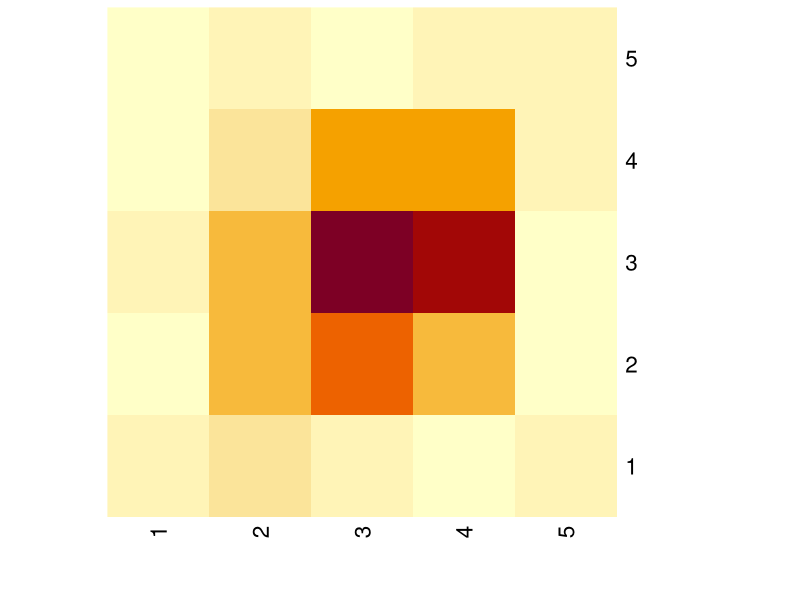
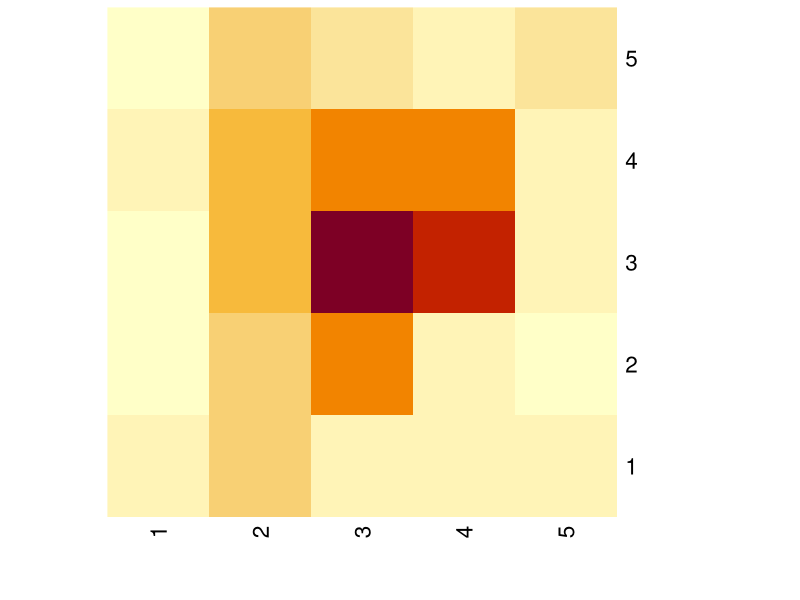
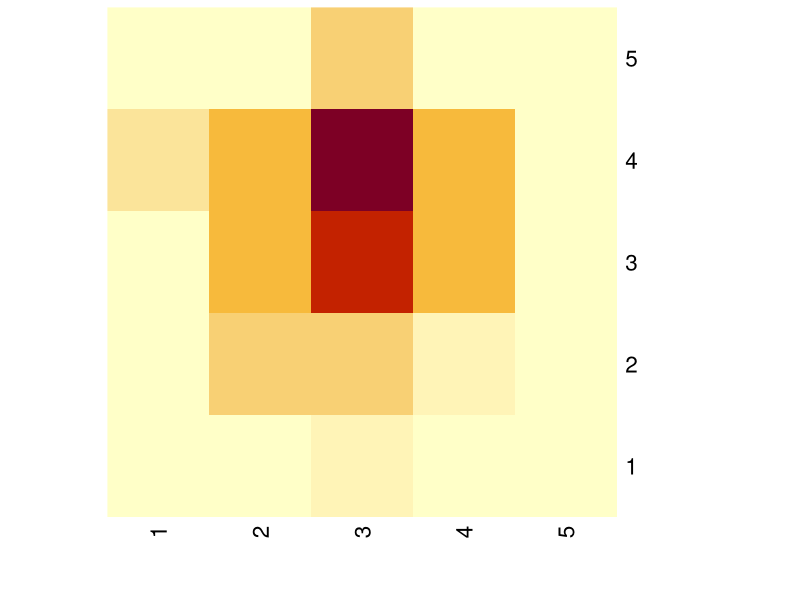
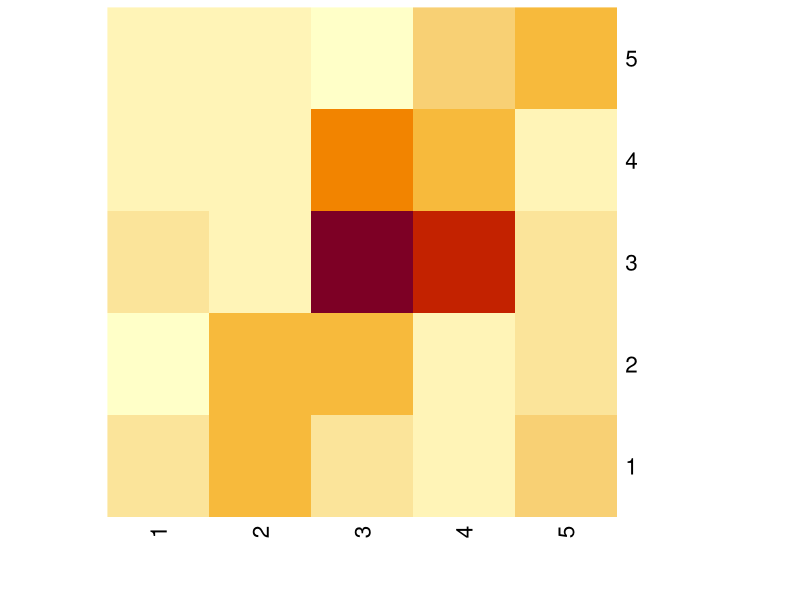

Here is the R script that generated these plots, in order: (Note: this script raises an error after producing the figures.)
library(dplyr)
library(openxlsx)
library(gplots)
library(ggplot2)
#library(heatmaply)

answerstable <- read.csv(file = 'myapp/data/RQ1_corrected_scaled.csv', header=TRUE) #importiere das answers file
dfall <- answerstable %>% filter(QUES2SURV_METHOD == "classic" & ANS2SURV_ANSWERED == 1)# & QUES_ID == "319")
scenarios <- as.data.frame(table(dfall$QUES_ID))
numberscenarios  <- nrow(scenarios)
for (anz in 1:numberscenarios) {
  actualscenario =as.vector(scenarios[anz,1])
  print (actualscenario)
  

df <- answerstable %>% filter(QUES2SURV_METHOD == "classic" & ANS2SURV_ANSWERED == 1 & QUES_ID == actualscenario)

numberofanswers <- nrow(df)
#print (paste0( "Anzahl der User: ",numberofanswers))


getgrid <- function(Gridnumber,x1,x2,y1,y2) { 
  
  if (Gridnumber == "Grid11")
  {
    rectxlow <- 0
    rectxhigh <- 79
    rectylow <- 0
    rectyhigh <- 79
  }
  else if (Gridnumber == "Grid12")
  {
    rectxlow <- 78
    rectxhigh <- 159
    rectylow <- 0
    rectyhigh <- 79
  }
  else if (Gridnumber == "Grid13")
  {
    rectxlow <- 158
    rectxhigh <- 239
    rectylow <- 0
    rectyhigh <- 79
  }
  else if (Gridnumber == "Grid14")
  {
    rectxlow <- 238
    rectxhigh <- 319
    rectylow <- 0
    rectyhigh <- 79
  }
  else if (Gridnumber == "Grid15")
  {
    rectxlow <- 318
    rectxhigh <- 400
    rectylow <- 0
    rectyhigh <- 79
  }
  else if (Gridnumber == "Grid21")
  {
    rectxlow <- 0
    rectxhigh <- 79
    rectylow <- 78
    rectyhigh <- 159
  }
  else if (Gridnumber == "Grid22")
  {
    rectxlow <- 78
    rectxhigh <- 159
    rectylow <- 78
    rectyhigh <- 159
  }
  else if (Gridnumber == "Grid23")
  {
    rectxlow <- 158
    rectxhigh <- 239
    rectylow <- 78
    rectyhigh <- 159
  }
  else if (Gridnumber == "Grid24")
  {
    rectxlow <- 238
    rectxhigh <- 319
    rectylow <- 78
    rectyhigh <- 159
  }
  else if (Gridnumber == "Grid25")
  {
    rectxlow <- 318
    rectxhigh <- 400
    rectylow <- 78
    rectyhigh <- 159
  }
  else if (Gridnumber == "Grid31")
  {
    rectxlow <- 0
    rectxhigh <- 79
    rectylow <- 158
    rectyhigh <- 239
  }
  else if (Gridnumber == "Grid32")
  {
    rectxlow <- 78
    rectxhigh <- 159
    rectylow <- 158
    rectyhigh <- 239
  }
  else if (Gridnumber == "Grid33")
  {
    rectxlow <- 158
    rectxhigh <- 239
    rectylow <- 158
    rectyhigh <- 239
  }
  else if (Gridnumber == "Grid34")
  {
    rectxlow <- 238
    rectxhigh <- 319
    rectylow <- 158
    rectyhigh <- 239
  }
  else if (Gridnumber == "Grid35")
  {
    rectxlow <- 318
    rectxhigh <- 400
    rectylow <- 158
    rectyhigh <- 239
  }
  else if (Gridnumber == "Grid41")
  {
    rectxlow <- 0
    rectxhigh <- 79
    rectylow <- 238
    rectyhigh <- 319
  }
  else if (Gridnumber == "Grid42")
  {
    rectxlow <- 78
    rectxhigh <- 159
    rectylow <- 238
    rectyhigh <- 319
  }
  else if (Gridnumber == "Grid43")
  {
    rectxlow <- 158
    rectxhigh <- 239
    rectylow <- 238
    rectyhigh <- 319
  }
  else if (Gridnumber == "Grid44")
  {
    rectxlow <- 238
    rectxhigh <- 319
    rectylow <- 238
    rectyhigh <- 319  
  }
  else if (Gridnumber == "Grid45")
  {
    rectxlow <- 318
    rectxhigh <- 400
    rectylow <- 238
    rectyhigh <- 319
  }    
  else if (Gridnumber == "Grid51")
  {
    rectxlow <- 0
    rectxhigh <- 79
    rectylow <- 318
    rectyhigh <- 400
  }
  else if (Gridnumber == "Grid52")
  {
    rectxlow <- 78
    rectxhigh <- 159
    rectylow <- 318 
    rectyhigh <- 400
  }
  else if (Gridnumber == "Grid53")
  {
    rectxlow <- 158
    rectxhigh <- 239
    rectylow <- 318
    rectyhigh <- 400
  }
  else if (Gridnumber == "Grid54")
  {
    rectxlow <- 238
    rectxhigh <- 319
    rectylow <- 318
    rectyhigh <- 400
  }
  else if (Gridnumber == "Grid55")
  {
    rectxlow <- 318
    rectxhigh <- 400
    rectylow <- 318
    rectyhigh <- 400
  }  
  
  if (x1 < rectxlow){
    thisrectlowx <- rectxlow
  }
  else if (x1 >= rectxlow){
    thisrectlowx <- x1
  }
  if (x2 > rectxhigh){
    thisrecthighx <- rectxhigh
  }
  else if (x2 <= rectxhigh){
    thisrecthighx <- x2
  }
  if (y1 < rectylow){
    thisrectlowy <- rectylow
  }
  else if (y1 >= rectylow){
    thisrectlowy <- y1
  }
  if (y2 > rectyhigh){
    thisrecthighy <- rectyhigh
  }
  else if (y2 <= rectyhigh){
    thisrecthighy <- y2
  }
  
  
  referenceI <- (rectxhigh-1) - (rectxlow+1)
  referenceO <- (rectyhigh-1) - (rectylow+1)
  gridarea <- referenceI * referenceO
  
  
  IPixel <- thisrecthighx - thisrectlowx
  OPixel <- thisrecthighy - thisrectlowy
  ratiotoareaPixel <- IPixel * OPixel
  
  ratiotoareaPercent <- ((100/gridarea)*ratiotoareaPixel)
  
  ratiofromI <- ((100/referenceI)*IPixel)
  ratiofromO <- ((100/referenceO)*OPixel)
  pattern <- "not ready"
  
  output <- list("referenceI" = referenceI,"referenceO" = referenceO,"IPixel" = IPixel,"OPixel" = OPixel, "ratiotoareaPixel" = ratiotoareaPixel, "ratiotoareaPercent" = ratiotoareaPercent, "ratiofromI" = ratiofromI, "ratiofromO" = ratiofromO, "pattern" = pattern)              # Store output in list
  
  #output <- list("rectxlow" = rectxlow, "rectxhigh" = rectxhigh, "rectylow" = rectylow, "rectyhigh" = rectyhigh )              # Store output in list
  #output <- list("ratiotoarea" = , "ratiofromI" = 20, "ratiofromO" = 20, "pattern" = 20)              # Store output in list
  return(output)                    # Return output
}



# Join the variables to create a data frame
AccId <- c()
QuesId  <- c()
originx1 <- c()
originx2 <- c()
originy1 <- c()
originy2 <- c()
gridcol <- c()
gridcolclassic <- c()
gridImpact <- c()
gridOccurrence <- c()
uncertaintyIPercent <- c()
uncertaintyOPercent <- c()
#uncertaintyallPercent <- c()
ratiotoareaPixel <- c()
ratiotoareaPercent <- c()
Impact <- c()
Occurrence <- c()


referenceI <- c()
referenceO <- c()
IPixel <- c()
OPixel <- c()




createdf <- data.frame(AccId,
                       QuesId,
                       gridcol,
                       gridcolclassic,
                       gridImpact,
                       gridOccurrence,
                       uncertaintyIPercent,
                       uncertaintyOPercent,
                       #uncertaintyallPercent,
                       ratiotoareaPixel,
                       ratiotoareaPercent,
                       originx1,
                       originx2,
                       originy1,
                       originy2,
                       referenceI,
                       referenceO,
                       IPixel,
                       OPixel,
                       Impact,
                       Occurrence
                       )


for (i in 1:numberofanswers){
  
  AccId <- df[i,"ACC2SURV_ACCID"]
  QuesId <- df[i,"QUES_ID"]
  IMPACT <- df[i,"IMPACT"]
  OCCURRENCE <- df[i,"OCCURRENCE"]
  gridcolclassic <- df[i,"ClassicGrid"]
  X1Pixel <- df[i,"X1Pixel"]
  X2Pixel <- df[i,"X2Pixel"]
  Y1Pixel <- df[i,"Y1Pixel"]
  Y2Pixel <- df[i,"Y2Pixel"]
  lowx <- df[i,"getlowx"]
  highx <- df[i,"gethighx"]
  lowy <- df[i,"getlowy"]
  highy <- df[i,"gethighy"]
  #Uncertainty.Impact <- (df[i,"uncertaintyIPercent"])
  #Uncertainty.Occurrence <- (df[i,"uncertaintyOPercent"])
  #Uncertainty.Percent <- round((df[i,"uncertaintyAreaPercent"]),digits=2)
  
  
  
  
  
  #print (paste0( "Rechteck:", i))
  #print (paste0( "Höchstes X: ",highx))
  #print (paste0( "Höchstes Y: ",highy))
  #print (paste0( "Niedrigstes X: ",lowx))
  #print (paste0( "Niedrigstes Y: ",lowy))
  
  actuallowx <- lowx
  actuallowy <- lowy
  
    
  actualrect <- c()
  while (actuallowy <= highy){
  while (actuallowx <= highx){
      gridvalI = actuallowx  
      gridvalO = actuallowy
      gridval <- (paste0( "Grid",gridvalO,gridvalI))
      rectresult <- getgrid(gridval,X1Pixel,X2Pixel,Y1Pixel,Y2Pixel)
      actualrow <- nrow(createdf) + 1
      createdf[actualrow,"Impact"] <- IMPACT
      createdf[actualrow,"Occurrence"] <- OCCURRENCE
      createdf[actualrow,"originx1"] <- X1Pixel
      createdf[actualrow,"originx2"] <- X2Pixel
      createdf[actualrow,"originy1"] <- Y1Pixel
      createdf[actualrow,"originy2"] <- Y2Pixel
      createdf[actualrow,"gridcol"] <- gridval
      createdf[actualrow,"gridcolclassic"] <-gridcolclassic
      createdf[actualrow,"gridOccurrence"] <- gridvalO
      createdf[actualrow,"gridImpact"] <- gridvalI
      #createdf[actualrow,"uncertaintyIPercent"] <- Uncertainty.Impact
      #createdf[actualrow,"uncertaintyOPercent"] <- Uncertainty.Occurrence
      #createdf[actualrow,"uncertaintyallPercent"] <- Uncertainty.Percent
      createdf[actualrow,"AccId"] <- AccId
      createdf[actualrow,"QuesId"] <- QuesId
      createdf[actualrow,"ratiotoareaPixel"] <- rectresult$ratiotoareaPixel
      createdf[actualrow,"ratiotoareaPercent"] <- rectresult$ratiotoareaPercent
      createdf[actualrow,"referenceI"] <- rectresult$referenceI
      createdf[actualrow,"referenceO"] <- rectresult$referenceO
      createdf[actualrow,"IPixel"] <- rectresult$IPixel
      createdf[actualrow,"OPixel"] <- rectresult$OPixel
      actuallowx = actuallowx + 1
      }
      
      actuallowx <- lowx
      actuallowy = actuallowy + 1
     
  }
  

 # if ((X1Pixel < 79) & (Y1Pixel < 79)){
 #      gridval <- "Grid51"
 #      Uncertainty.Impact <- (df[i,"uncertaintyIPercent"])
 #      Uncertainty.Occurrence <- (df[i,"uncertaintyOPercent"])
 #      Uncertainty.general.percent <- ((100/160000)*(df[i,"uncertaintyAreaPixel"]))
 #      actualrow <- nrow(createdf) + 1
 #      createdf[actualrow,"gridcol"] <- gridval
 #      createdf[actualrow,"gridOccurrence"] <- "5"
 #      createdf[actualrow,"gridImpact"] <- "1"
 #      createdf[actualrow,"uncertaintyIPercent"] <- Uncertainty.Impact
 #      createdf[actualrow,"uncertaintyOPercent"] <- Uncertainty.Occurrence
 #      createdf[actualrow,"uncertaintyallPercent"] <- Uncertainty.general.percent
 #  }

  
}


#print (createdf)

createdfnew <- createdf %>% filter(QuesId == actualscenario)
#print (createdfnew)
#mysum <- sum(createdfnew$ratiotoareaPixel)
mytest <- aggregate(createdfnew$ratiotoareaPixel, list(createdfnew$gridcol), FUN=sum)
#print (mytest)
gesamtflächensumme <- (100/(sum(mytest$x)))
mytest <- mutate (mytest, Prozent = gesamtflächensumme*x)
#print (mytest)
#print (gesamtprozent <- (sum(mytest$Prozent)))
#print (mytest)


createdfgr2 <- createdf %>% filter( QuesId == actualscenario)
numberOfcreatedfgr2 <- nrow(createdfgr2)
mytest2 <- table(createdfgr2$gridcol)
#print (mytest2)
#print (numberOfcreatedfgr2)

dfnewclassic <- answerstable %>% filter( QUES_ID == actualscenario & ANS2SURV_ANSWERED == 1 )
numberOfdfnewclassic <- nrow(dfnewclassic)

#print (paste0("Anzahl der Datensätze"))
#print(numberOfdfnewclassic)

#print (dfnewclassic)
#print (numberofanswersclas <- nrow(dfnewclassic))
classictable <- table(dfnewclassic$ClassicGrid)
middlegraphictable <- table(dfnewclassic$middleGRID)
#print (classictable)


#mit t kann ich den dataframe flippen -> row auf column
#newcdf <- t(data.frame(classictable))

#print(classictable["Grid33"])

# Join the variables to create a data frame

m.grid <- c()
m.gridO <- c()
m.gridI <- c()
m.areagraphical <- c()
m.percentgraphical <- c()
m.percentclassical <- c()
m.anzahlclassical  <- c()
m.anzahlgraphic2 <- c()
m.percentgraphic2 <- c()
m.anzahlmiddlegraphic <- c()
m.percentmiddlegraphic <- c()

mergedf <- data.frame(m.grid,
                      m.gridO,
                      m.gridI,
                      m.areagraphical,
                      m.percentgraphical,
                      m.anzahlclassical,
                      m.percentclassical,
                      m.anzahlgraphic2,
                      m.percentgraphic2,
                      m.anzahlmiddlegraphic,
                      m.percentmiddlegraphic
                      )

rectanglegrid <- data.frame(
  Grid = c( "Grid11", "Grid12", "Grid13", "Grid14", "Grid15",
            "Grid21", "Grid22", "Grid23", "Grid24", "Grid25",  
            "Grid31", "Grid32", "Grid33", "Grid34", "Grid35",  
            "Grid41", "Grid42", "Grid43", "Grid44", "Grid45", 
            "Grid51", "Grid52", "Grid53", "Grid54", "Grid55"
            
            
            
            
            
            ),
  x    = c( "1", "2", "3", "4", "5",
            "1", "2", "3", "4", "5",
            "1", "2", "3", "4", "5",
            "1", "2", "3", "4", "5",
            "1", "2", "3", "4", "5"
          ),
  y    = c( "1", "2", "3", "4", "5",
            "1", "2", "3", "4", "5",
            "1", "2", "3", "4", "5",
            "1", "2", "3", "4", "5",
            "1", "2", "3", "4", "5"
            
  )
  
  )



for (i in 1:25){
  
  m.grid <- rectanglegrid[i,"Grid"]
  m.gridO <- rectanglegrid[i,"y"]
  m.gridI <- rectanglegrid[i,"x"]
  mergedf[i,"m.grid"] <- m.grid
  mergedf[i,"m.gridO"] <- m.gridO
  mergedf[i,"m.gridI"] <- m.gridI
  actualgrid <- classictable[m.grid]
  actualmiddlegrid <- middlegraphictable[m.grid]
  actualgrid[is.na(actualgrid)] <- 0
  actualmiddlegrid[is.na(actualmiddlegrid)] <- 0
  actualgridgraph <- mytest2[m.grid]
  actualgridgraph[is.na(actualgridgraph)] <- 0
  m.percentclassical <- ((100/numberOfdfnewclassic)*actualgrid)
  m.percentgraphic2 <- ((100/numberOfcreatedfgr2)*actualgridgraph)
  m.percentmiddlegraphic <- ((100/numberOfdfnewclassic)*actualmiddlegrid)
  if (length(subset(mytest$x,mytest$Group.1==m.grid)) == 0) {
    mergedf[i,"m.areagraphical"] <- 0
  } else {
    mergedf[i,"m.areagraphical"] <- subset(mytest$x,mytest$Group.1==m.grid) 
  }
  if (length(subset(mytest$Prozent,mytest$Group.1==m.grid)) == 0) {
    mergedf[i,"m.percentgraphical"] <- 0
  } else {
    mergedf[i,"m.percentgraphical"] <- subset(mytest$Prozent,mytest$Group.1==m.grid)
  }
  #Übeltäter mergedf[i,"m.areagraphical"] <- subset(mytest$x,mytest$Group.1==m.grid)
  #Übeltäter mergedf[i,"m.percentgraphical"] <- subset(mytest$Prozent,mytest$Group.1==m.grid)
  mergedf[i,"m.anzahlclassical"] <- actualgrid
  mergedf[i,"m.percentclassical"] <-m.percentclassical
  mergedf[i,"m.anzahlgraphic2"] <- actualgridgraph
  mergedf[i,"m.percentgraphic2"] <-m.percentgraphic2
  mergedf[i,"m.anzahlmiddlegraphic"] <- actualmiddlegrid
  mergedf[i,"m.percentmiddlegraphic"] <-m.percentmiddlegraphic
 
}


print (mergedf)


prep.graphic2matrix <- mergedf$m.percentgraphic2
mat1 <- matrix(prep.graphic2matrix,ncol=5,nrow=5,byrow=TRUE)

prep.graphicmatrix <- mergedf$m.percentgraphical
mat2 <- matrix(prep.graphicmatrix,ncol=5,nrow=5,byrow=TRUE)

prep.classicmatrixperc <- mergedf$m.percentclassical
mat3 <- matrix(prep.classicmatrixperc,ncol=5,nrow=5,byrow=TRUE)

prep.graphicmatrixcenter <- mergedf$m.percentmiddlegraphic
mat4 <- matrix(prep.graphicmatrixcenter,ncol=5,nrow=5,byrow=TRUE)


#mat2.data <- c(0,0,0,0,0,0,0,0,0,0,0,0,20,0,0,0,0,0,0,0,0,0,0,0,0)
#mat2 <- matrix(mat2.data,nrow=5)

#print (prep.classicmatrix)
#print (mat1)

scentext_pic <- (paste0("Scenario_", actualscenario))
scenfile_picm1 <- (paste0("myapp/pictures/9_heatmap_graphic_reachedgrid/",scentext_pic,".png"))
scenfile_picm2 <- (paste0("myapp/pictures/9_heatmap_graphic_area_to_5x5/",scentext_pic,".png"))
scenfile_picm3 <- (paste0("myapp/pictures/9_heatmap_classic/",scentext_pic,".png"))
scenfile_picm4 <- (paste0("myapp/pictures/9_heatmap_graphic_only_centers/",scentext_pic,".png"))

print (mat1)
datahm <- as.matrix(mat1)  
png(file=scenfile_picm1, width = 500, height = 500, units = 'px', res = 200)
heatmap(datahm, Colv = NA, Rowv = NA, scale="none")  
dev.off()

print (mat2)
datahm2 <- as.matrix(mat2)  
png(file=scenfile_picm2, width = 500, height = 500, units = 'px', res = 200)
heatmap(datahm2, Colv = NA, Rowv = NA, scale="none")
dev.off()

datahm3 <- as.matrix(mat3)  
png(file=scenfile_picm3, width = 500, height = 500, units = 'px', res = 200)
heatmap(datahm3, Colv = NA, Rowv = NA, scale="none")
dev.off()

datahm4 <- as.matrix(mat4)  
png(file=scenfile_picm4, width = 500, height = 500, units = 'px', res = 200)
heatmap(datahm4, Colv = NA, Rowv = NA, scale="none")
dev.off()



#ggheatmap(datahm2,trace = "none")  

 






#print (paste0( "Anzahl der User: ",numberofanswers))


#mytestrows <- nrow(mytest)
#print (colnames(mytest))
#print (mytestrows)
#for (z in 1:mytestrows) {
  
#  tocalc <- as.numeric(mytest[i,"x"])
#  mypercent <- ((100/mysum)*tocalc)
#  print (mypercent)
#  mytest[i,"percent"] <-  mypercent
#}
#print (table(createdfnew$gridcol))



#print (createdfnew)
#numberofanswers1 <- nrow(createdf)
#print (paste0( "Anzahl der User: ",numberofanswers1))
scentext <- (paste0("Scenario ", actualscenario))
scenfile <- (paste0("myapp/files/9_MethodComparePercent/",scentext,".xlsx"))

write.csv(mergedf, paste0("myapp/files/9_MethodComparePercent/", scentext,".csv"), row.names=TRUE)
write.xlsx(mergedf,file = scenfile, rowNames=TRUE)

}
